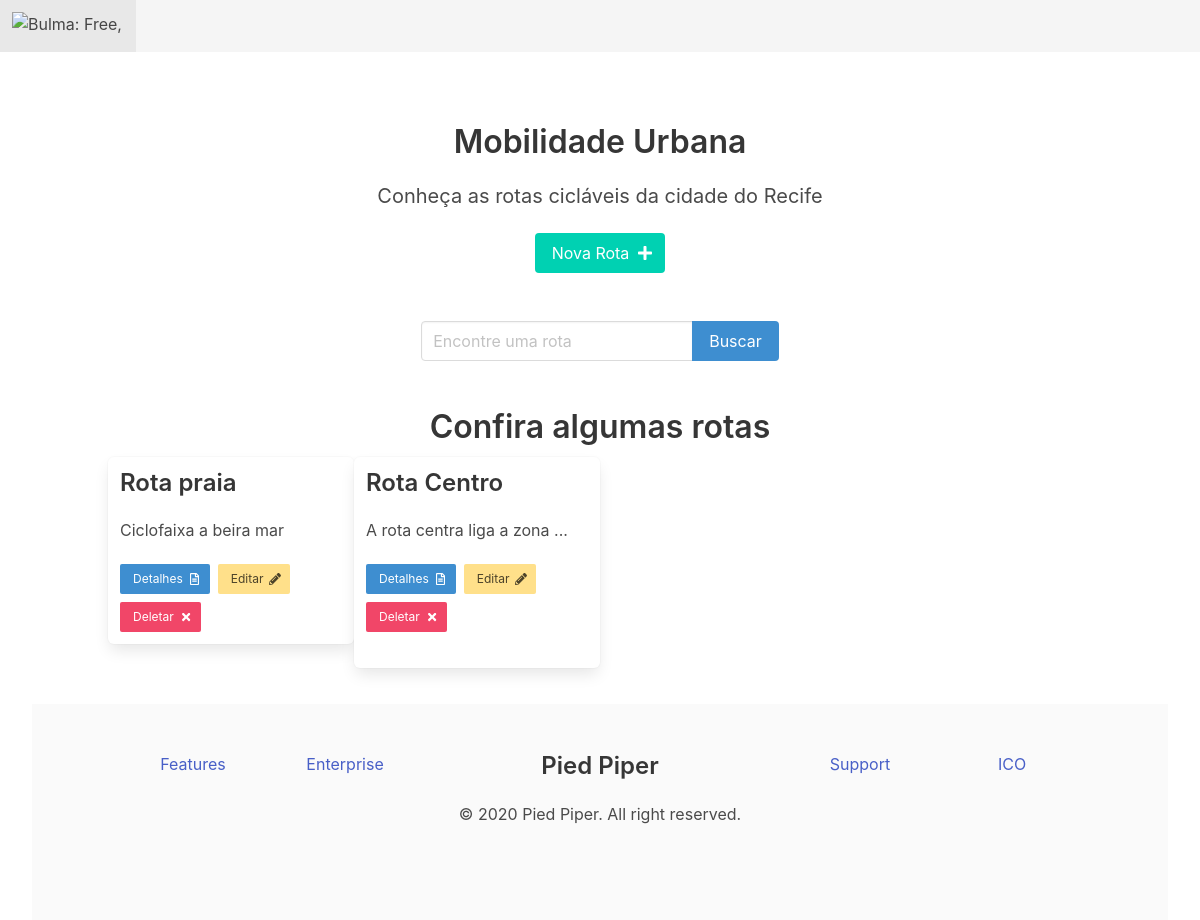
/, run on an earlier commit of the app's database.
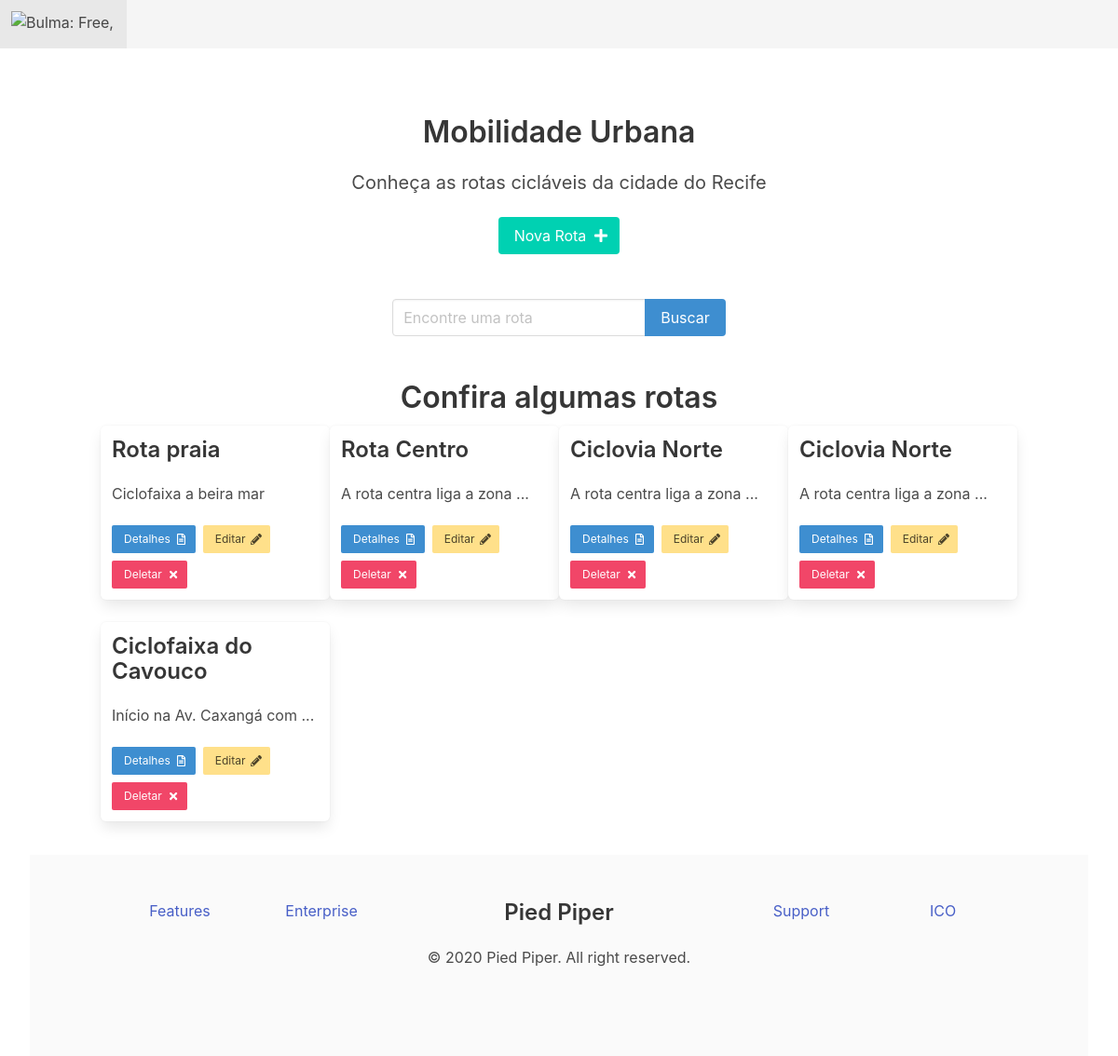
And on a later commit of the database.
### rotas/models.py (models this page shows, shortened)
class Rotas(models.Model):
    nome = models.CharField('Nome', max_length=50)
    descricao = models.CharField('Descrição', max_length=500)
    tamanho = models.DecimalField('Tamanho da Rota em Km', max_digits=4, decimal_places=2)
    create_at = models.DateTimeField(auto_now_add=True)
    update_at = models.DateTimeField(auto_now=True)

### rotas/views.py (the view)
# urls.py: path('', RotasListView.as_view(), name='rotas-list'),
class RotasListView(ListView):
    model = Rotas
    template_name = 'rotas/rotas_list.html'
    def get_queryset(self):
        queryset = super(RotasListView, self).get_queryset()
        if self.request.GET.get('q'):
            queryset = Rotas.objects.filter(nome__icontains=self.request.GET.get('q'))
        return queryset

### rotas/templates/rotas/rotas_list.html
{% extends 'base.html' %}
{% block content %}
    <section class="hero">
        <div class="hero-body">
            <div class="container has-text-centered">
                <h1 class="title is-spaced">Mobilidade Urbana</h1>
                <h2 class="subtitle">Conheça as rotas cicláveis da cidade do Recife</h2>
                <div class="buttons is-centered">
                    <a class="control button is-primary" href="{% url 'rotas:rotas-create' %}">
                        <span>Nova Rota</span>
                        <span class="icon is-small">
                           <i class="fas fa-plus"></i>
                        </span>
                    </a>
                </div>
            </div>
        </div>
    </section>
    <section class="hero">
        <div class="container is-centered">
            <form action="{% url 'rotas:rotas-list' %}" method="get">
                <div class="field has-addons">
                    <div class="control">
                        <input id="search" class="input" type="text" name='q' value="{{ request.GET.q }}"
                               placeholder="Encontre uma rota">
                    </div>
                    <div class="control">
                        <button class="button is-info" type="submit">Buscar</button>
                    </div>
                </div>
            </form>
        </div>
    </section>
    <section class="section">
        <div class="container">
            <h2 class="title has-text-centered">Confira algumas rotas</h2>
            <div class="columns is-multiline">
                {% for rote in object_list %}
                    <div class="column is-3 box">
                        <h4 class="title is-spaced is-4">{{ rote.nome }}</h4>
                        <p class="subtitle is-6">{{ rote.descricao|truncatechars:30 }}</p>
                        <div class="buttons are-small">
                            <a class="button is-info" href="{% url 'rotas:rotas-detail' rote.pk %}">
                                <span>Detalhes</span>
                                <span class="icon is-small">
                                    <i class="far fa-file-alt"></i>
                                </span>
                            </a>
                            <a class="button is-warning" href="{% url 'rotas:rotas-edit' rote.pk %}">
                                <span>Editar</span>
                                <span class="icon is-small">
                                    <i class="fas fa-pencil-alt"></i>
                                </span>
                            </a>
                            <a class="button is-danger" href="{% url 'rotas:rotas-delete' rote.pk %}">
                                <span>Deletar</span>
                                <span class="icon is-small">
                                    <i class="fas fa-times"></i>
                                </span>
                            </a>
                        </div>
                    </div>
                {% empty %}
                    <article class="message is-danger">
                        <div class="message-body">
                            <strong>Nehuma rota encontrada</strong>
                        </div>
                    </article>
                {% endfor %}
            </div>
        </div>
    </section>
{% endblock content %}

### templates/base.html (shortened to what this page needs)
<!DOCTYPE html>
<html lang="pt-br">
<head>
    <link rel="stylesheet" href="https://cdn.jsdelivr.net/npm/bulma@0.8.0/css/bulma.min.css">
</head>
<body>
 <nav class="navbar is-light" role="navigation" aria-label="main navigation">
        <div class="navbar-brand">
            <a class="navbar-item" href="{% url 'rotas:rotas-list' %}">
                <img src="https://bulma.io/images/bulma-logo.png"
                     alt="Bulma: Free, open source, and modern CSS framework based on Flexbox" width="112" height="28">
            </a>
        </div>
    </nav>
<div class="container is-fluid">
    <br>
    {% block content %}{% endblock content %}
    <footer class="footer">
        <div class="container">
            <div class="columns">
                <div class="column is-4">
                    <div class="level"><a class="level-item" href="#">Features</a><a class="level-item" href="#">Enterprise</a>
                    </div>
                </div>
                <div class="column is-4 has-text-centered is-hidden-mobile"><a class="title is-4" href="#">Pied
                    Piper</a></div>
                <div class="column is-4 has-text-right">
                    <div class="level"><a class="level-item" href="#">Support</a><a class="level-item" href="#">ICO</a>
                    </div>
                </div>
            </div>
            <p class="subtitle has-text-centered is-6">&copy; 2020 Pied Piper. All right reserved.</p>
        </div>
    </footer>
</div>
</body>
</html>

What changed in the data, as far as the page shows it:
added Rotas: nome "Ciclovia Norte", descricao "A rota centra liga a zona ..."
added Rotas: nome "Ciclovia Norte", descricao "A rota centra liga a zona ..."
added Rotas: nome "Ciclofaixa do Cavouco", descricao "Início na Av. Caxangá com ..."
